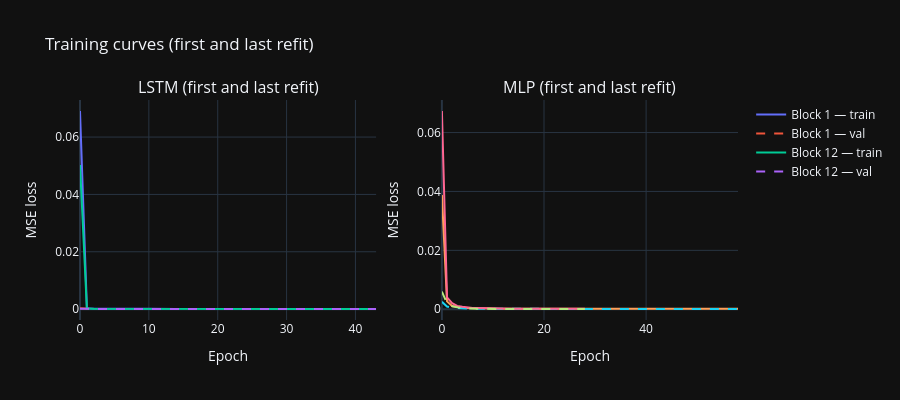

The notebook cell this image was saved under:
### Markdown cell above
## 13. Diagnostics

All diagnostics below use the primary seed. Section 10 established that another
seed would move these figures, in some cases substantially.

### Training curves

### Code cell
fig = make_subplots(rows=1, cols=2,
                    subplot_titles=('LSTM (first and last refit)',
                                    'MLP (first and last refit)'))

for col, (histories, label) in enumerate([
    (training_histories_lstm, 'LSTM'),
    (training_histories_mlp, 'MLP'),
], start=1):
    for idx, block_label in [(0, 'Block 1'), (-1, f'Block {n_blocks}')]:
        h = histories[idx]
        fig.add_trace(go.Scatter(
            y=h['loss'], name=f'{block_label} — train', mode='lines',
            line=dict(dash='solid'), legendgroup=label,
            showlegend=(col == 1),
        ), row=1, col=col)
        fig.add_trace(go.Scatter(
            y=h['val_loss'], name=f'{block_label} — val', mode='lines',
            line=dict(dash='dash'), legendgroup=label,
            showlegend=(col == 1),
        ), row=1, col=col)

fig.update_layout(template='plotly_dark',
                  title='Training curves (first and last refit)', height=400)
fig.update_xaxes(title_text='Epoch')
fig.update_yaxes(title_text='MSE loss')
fig.show()

first_stopped = epochs_used_lstm[0]
last_stopped = epochs_used_lstm[-1]
last_train_size = test_start + (n_blocks - 1) * REFIT_EVERY
# Same hold-out rule as run_walk_forward: the final 10% (at least LOOKBACK)
# is reserved for early-stopping validation and not fitted on.
last_val_size = max(int(0.1 * last_train_size), LOOKBACK)
last_fit_size = last_train_size - last_val_size
samples_per_param = last_fit_size / lstm_params

display(Markdown(f"""
LSTM early stopping triggered at epoch {first_stopped} (first block) and
epoch {last_stopped} (last block).
{'Validation loss stabilised before the epoch ceiling, suggesting the network reached its capacity limit rather than exhausting the training budget.' if max(first_stopped, last_stopped) < EPOCHS - PATIENCE else 'The network used most of its epoch budget, suggesting it was still learning when stopped.'}

The last refit had {last_train_size:,} sequences available: {last_fit_size:,}
were fitted on and {last_val_size:,} were held out for early stopping, against
{lstm_params:,} trainable parameters, a ratio of {samples_per_param:.1f}
fitted sequences per parameter.
"""))

### Figure 1 — Plotly figure (JSON) as saved in the notebook; plotly's stock layout.template omitted (floating-point values rounded to 4 significant figures)
{"data": [{"legendgroup": "LSTM", "line": {"dash": "solid"}, "mode": "lines", "name": "Block 1 — train", "showlegend": true, "type": "scatter", "xaxis": "x", "y": [0.06908, 0.0003295, 0.0001621, 0.0001159, 0.0001058, 9.808e-05, 9.399e-05, 9.514e-05, 9.53e-05, 9.147e-05, 9.201e-05, 9.355e-05, 9.082e-05, 8.891e-05, 8.881e-05], "yaxis": "y"}, {"legendgroup": "LSTM", "line": {"dash": "dash"}, "mode": "lines", "name": "Block 1 — val", "showlegend": true, "type": "scatter", "xaxis": "x", "y": [0.000315, 8.217e-05, 5.394e-05, 4.898e-05, 4.807e-05, 4.83e-05, 4.875e-05, 4.926e-05, 4.975e-05, 4.999e-05, 5.026e-05, 5.055e-05, 5.027e-05, 5.031e-05, 5.036e-05], "yaxis": "y"}, {"legendgroup": "LSTM", "line": {"dash": "solid"}, "mode": "lines", "name": "Block 12 — train", "showlegend": true, "type": "scatter", "xaxis": "x", "y": [0.05025, 0.0002049, 0.0001164, 0.0001061, 9.342e-05, 9.248e-05, 9.605e-05, 8.975e-05, 9.01e-05, 8.549e-05, 8.662e-05, 8.879e-05, 9.061e-05, 8.659e-05, 8.641e-05, 8.515e-05, 8.568e-05, 9.033e-05, 8.456e-05, 8.453e-05, 8.322e-05, 8.551e-05, 8.269e-05, 8.156e-05, 8.385e-05, 8.299e-05, 8.279e-05, 8.091e-05, 8.446e-05, 8.299e-05, 7.84e-05, 8.483e-05, 8.227e-05, 8.115e-05, 7.735e-05, 7.695e-05, 7.844e-05, 7.717e-05, 7.597e-05, 7.722e-05, 7.699e-05, 8.199e-05, 8.02e-05, 7.604e-05], "yaxis": "y"}, {"legendgroup": "LSTM", "line": {"dash": "dash"}, "mode": "lines", "name": "Block 12 — val", "showlegend": true, "type": "scatter", "xaxis": "x", "y": [0.0001664, 6.921e-05, 5.877e-05, 5.682e-05, 5.683e-05, 5.705e-05, 5.715e-05, 5.719e-05, 5.675e-05, 5.634e-05, 5.62e-05, 5.623e-05, 5.627e-05, 5.592e-05, 5.527e-05, 5.505e-05, 5.441e-05, 5.471e-05, 5.313e-05, 5.386e-05, 5.289e-05, 5.285e-05, 5.283e-05, 5.168e-05, 5.067e-05, 5.132e-05, 5.26e-05, 5.191e-05, 4.995e-05, 5.014e-05, 5.077e-05, 5.064e-05, 4.888e-05, 4.732e-05, 5.113e-05, 5e-05, 4.888e-05, 4.823e-05, 5.089e-05, 4.9e-05, 4.924e-05, 4.896e-05, 4.756e-05, 4.962e-05], "yaxis": "y"}, {"legendgroup": "MLP", "line": {"dash": "solid"}, "mode": "lines", "name": "Block 1 — train", "showlegend": false, "type": "scatter", "xaxis": "x2", "y": [0.03878, 0.002674, 0.001085, 0.0007168, 0.0005475, 0.0003957, 0.0004118, 0.0003404, 0.0002557, 0.0002558, 0.0002299, 0.0001929, 0.0001943, 0.0001848, 0.0002193, 0.0001746, 0.0001809, 0.0001684, 0.0001894, 0.0001628, 0.0001605, 0.0001641, 0.0001633, 0.0001519, 0.000159, 0.0001698, 0.0001573, 0.0001619, 0.000153, 0.0001523, 0.0001526, 0.000166, 0.0001549, 0.000157, 0.0001504, 0.0001632, 0.0001502, 0.0001549, 0.0001542, 0.0001515, 0.0001538, 0.0001511, 0.0001509, 0.0001506, 0.0001511, 0.0001511, 0.0001506, 0.0001514, 0.0001489, 0.0001542, 0.0001465, 0.0001496, 0.0001502, 0.0001482, 0.000151, 0.0001492, 0.0001514, 0.000151, 0.0001507], "yaxis": "y2"}, {"legendgroup": "MLP", "line": {"dash": "dash"}, "mode": "lines", "name": "Block 1 — val", "showlegend": false, "type": "scatter", "xaxis": "x2", "y": [0.00254, 0.0009429, 0.0005232, 0.0003844, 0.0002788, 0.0002154, 0.0001739, 0.0001559, 0.0001443, 0.0001276, 0.0001192, 0.0001146, 0.0001126, 0.0001094, 0.0001085, 0.0001059, 0.0001045, 0.0001023, 0.0001004, 9.71e-05, 9.66e-05, 9.385e-05, 9.195e-05, 9.25e-05, 9.191e-05, 9.101e-05, 9.074e-05, 9.068e-05, 9.099e-05, 9.044e-05, 9.008e-05, 9.116e-05, 9.148e-05, 9.137e-05, 9.088e-05, 8.943e-05, 8.923e-05, 8.918e-05, 8.939e-05, 8.951e-05, 8.938e-05, 8.986e-05, 8.991e-05, 8.997e-05, 8.957e-05, 8.917e-05, 8.914e-05, 8.9e-05, 8.878e-05, 8.934e-05, 8.881e-05, 8.898e-05, 8.915e-05, 8.888e-05, 8.919e-05, 8.909e-05, 8.974e-05, 8.988e-05, 8.997e-05], "yaxis": "y2"}, {"legendgroup": "MLP", "line": {"dash": "solid"}, "mode": "lines", "name": "Block 12 — train", "showlegend": false, "type": "scatter", "xaxis": "x2", "y": [0.06732, 0.004044, 0.002045, 0.001133, 0.0008149, 0.0005661, 0.0004591, 0.0004083, 0.0003498, 0.0002898, 0.0002946, 0.0002521, 0.0002403, 0.0002254, 0.0002033, 0.0001996, 0.000169, 0.0002064, 0.0001896, 0.0001652, 0.0001946, 0.0001669, 0.0001587, 0.0001778, 0.0001549, 0.0001521, 0.0001564, 0.0001555, 0.0001717], "yaxis": "y2"}, {"legendgroup": "MLP", "line": {"dash": "dash"}, "mode": "lines", "name": "Block 12 — val", "showlegend": false, "type": "scatter", "xaxis": "x2", "y": [0.006007, 0.002045, 0.001029, 0.0005553, 0.0003289, 0.0002392, 0.0001845, 0.0001426, 0.0001256, 0.0001111, 0.0001024, 9.6e-05, 9.198e-05, 8.892e-05, 8.777e-05, 8.617e-05, 8.577e-05, 8.395e-05, 8.38e-05, 8.392e-05, 8.404e-05, 8.418e-05, 8.43e-05, 8.497e-05, 8.519e-05, 8.537e-05, 8.569e-05, 8.582e-05, 8.602e-05], "yaxis": "y2"}], "layout": {"annotations": [{"font": {"size": 16}, "showarrow": false, "text": "LSTM (first and last refit)", "x": 0.225, "xanchor": "center", "xref": "paper", "y": 1.0, "yanchor": "bottom", "yref": "paper"}, {"font": {"size": 16}, "showarrow": false, "text": "MLP (first and last refit)", "x": 0.775, "xanchor": "center", "xref": "paper", "y": 1.0, "yanchor": "bottom", "yref": "paper"}], "height": 400, "title": {"text": "Training curves (first and last refit)"}, "xaxis": {"anchor": "y", "domain": [0.0, 0.45], "title": {"text": "Epoch"}}, "xaxis2": {"anchor": "y2", "domain": [0.55, 1.0], "title": {"text": "Epoch"}}, "yaxis": {"anchor": "x", "domain": [0.0, 1.0], "title": {"text": "MSE loss"}}, "yaxis2": {"anchor": "x2", "domain": [0.0, 1.0], "title": {"text": "MSE loss"}}}}
